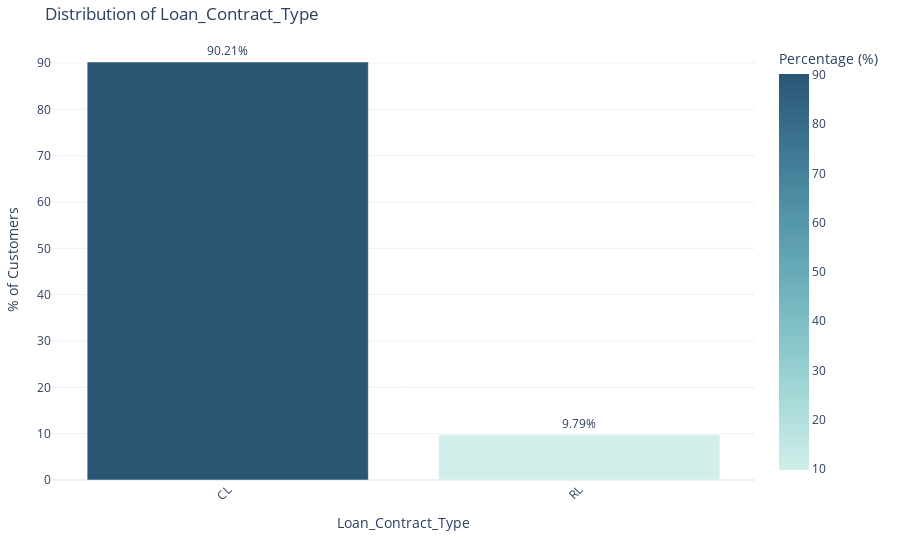

Notebook cell for this chart:
### Markdown cell above
The target variable Default is binary with two categories:

- 0 (No Default): 92,022 records (91.92%)
- 1 (Default): 8672 records (8.08%)
The dataset is imbalanced, with a significantly larger proportion of clients who did not default compared to those who did. This imbalance may affect model performance and may require techniques like oversampling (e.g., SMOTE), undersampling, or class weighting to address it during modeling.

### Code cell
analyze_categorical_column(data, "Loan_Contract_Type")

### Figure 1 — Plotly figure (JSON) as saved in the notebook; plotly's stock layout.template omitted (floating-point values rounded to 4 significant figures)
{"data": [{"hovertemplate": "Loan_Contract_Type=%{x}<br>Percentage (%)=%{marker.color}<extra></extra>", "legendgroup": "", "marker": {"color": [90.21, 9.788], "coloraxis": "coloraxis", "pattern": {"shape": ""}}, "name": "", "orientation": "v", "showlegend": false, "text": [90.21, 9.788], "textposition": "outside", "texttemplate": "%{text:.2f}%", "type": "bar", "x": ["CL", "RL"], "xaxis": "x", "y": [90.21, 9.788], "yaxis": "y"}], "layout": {"barmode": "relative", "coloraxis": {"colorbar": {"title": {"text": "Percentage (%)"}}, "colorscale": [[0, "rgb(209, 238, 234)"], [0.1667, "rgb(168, 219, 217)"], [0.3333, "rgb(133, 196, 201)"], [0.5, "rgb(104, 171, 184)"], [0.6667, "rgb(79, 144, 166)"], [0.8333, "rgb(59, 115, 143)"], [1, "rgb(42, 86, 116)"]]}, "legend": {"tracegroupgap": 0}, "margin": {"b": 80, "l": 40, "r": 40, "t": 40}, "showlegend": false, "title": {"text": "Distribution of Loan_Contract_Type"}, "xaxis": {"anchor": "y", "domain": [0, 1], "tickangle": -45, "title": {"text": "Loan_Contract_Type"}}, "yaxis": {"anchor": "x", "domain": [0, 1], "title": {"text": "% of Customers"}}}}
